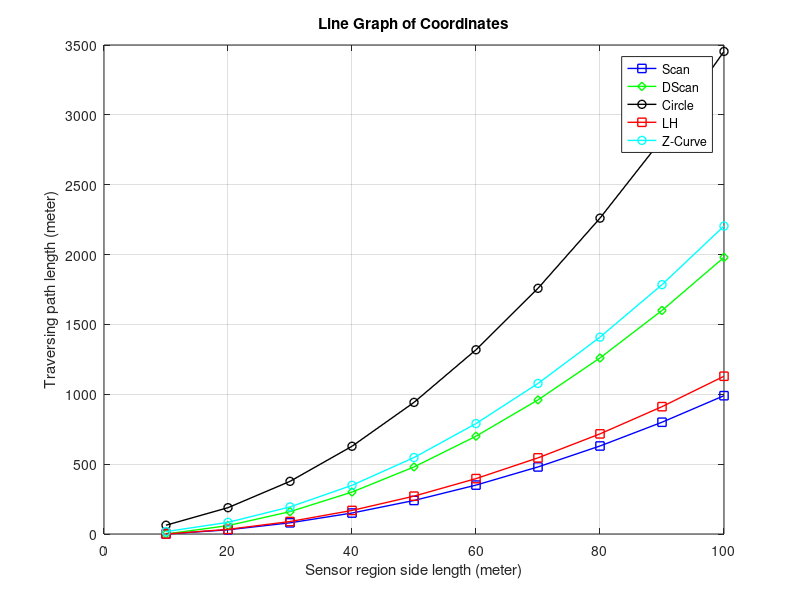

MATLAB code for this plot:
% Given value of r
r = 10;

% List to store (x, y) coordinates
coordinates_scan = [];
coordinates_Dscan = [];
coordinates_circle = [];
coordinates_LH = [];
coordinates_zcurve = [];

% Generating (x, y) coordinates
for m = 10:10:100
    y_scan = (m^2 / r - r);
    y_Dscan = 2 * y_scan; % Correction: Double Scan is twice the Y_Scan
    y_circle = 3.14 * m*(m / r + 1);
    y_LH = (2 * m^2 / (1.732 * r) - 2 * m / (1.732) + m - r);
    y_zcurve = (m^2/ r) * (1 + 1 / 1.41) + (m^2 / (r * r) - 1) *( r / 2);

    coordinates_scan = [coordinates_scan; m, y_scan];
    coordinates_Dscan = [coordinates_Dscan; m, y_Dscan];
    coordinates_circle = [coordinates_circle; m, y_circle];
    coordinates_LH = [coordinates_LH; m, y_LH];
    coordinates_zcurve = [coordinates_zcurve; m, y_zcurve];
end

% Extracting x and y coordinates
x_values = coordinates_scan(:, 1);
y_scan_values = coordinates_scan(:, 2);
y_Dscan_values = coordinates_Dscan(:, 2);
y_circle_values = coordinates_circle(:, 2);
y_LH_values = coordinates_LH(:, 2);
y_zcurve_values = coordinates_zcurve(:, 2);

% Plotting the line graph with different line styles
figure;
plot(x_values, y_scan_values, "square-", 'LineWidth', 1, 'DisplayName', 'Scan','Color','blue');
hold on;
plot(x_values, y_Dscan_values, "diamond-", 'LineWidth', 1, 'DisplayName', 'DScan','Color','green');
hold on;
plot(x_values, y_circle_values, 'o-', 'LineWidth', 1, 'DisplayName', 'Circle','Color','black');
hold on;
plot(x_values, y_LH_values, "square-", 'LineWidth', 1, 'DisplayName', 'LH','Color','red');
hold on;
plot(x_values, y_zcurve_values, 'o-', 'LineWidth', 1, 'DisplayName', 'Z-Curve','Color','cyan');
hold off;



% Adding labels, title, and legend
xlabel('Sensor region side length (meter)');
ylabel('Traversing path length (meter)');
title('Line Graph of Coordinates');
legend('Location','best');
%legend('Location','best','show');


% Display the grid
grid on;

% Displaying y-coordinates
disp('Y-Coordinates:');
disp('------------------------');
disp(['Y_Scan:   ', num2str(y_scan_values')]);
disp(['Y_DScan:  ', num2str(y_Dscan_values')]);
disp(['Y_Circle: ', num2str(y_circle_values')]);
disp(['Y_LH:     ', num2str(y_LH_values')]);
disp(['Y_ZCurve: ', num2str(y_zcurve_values')]);